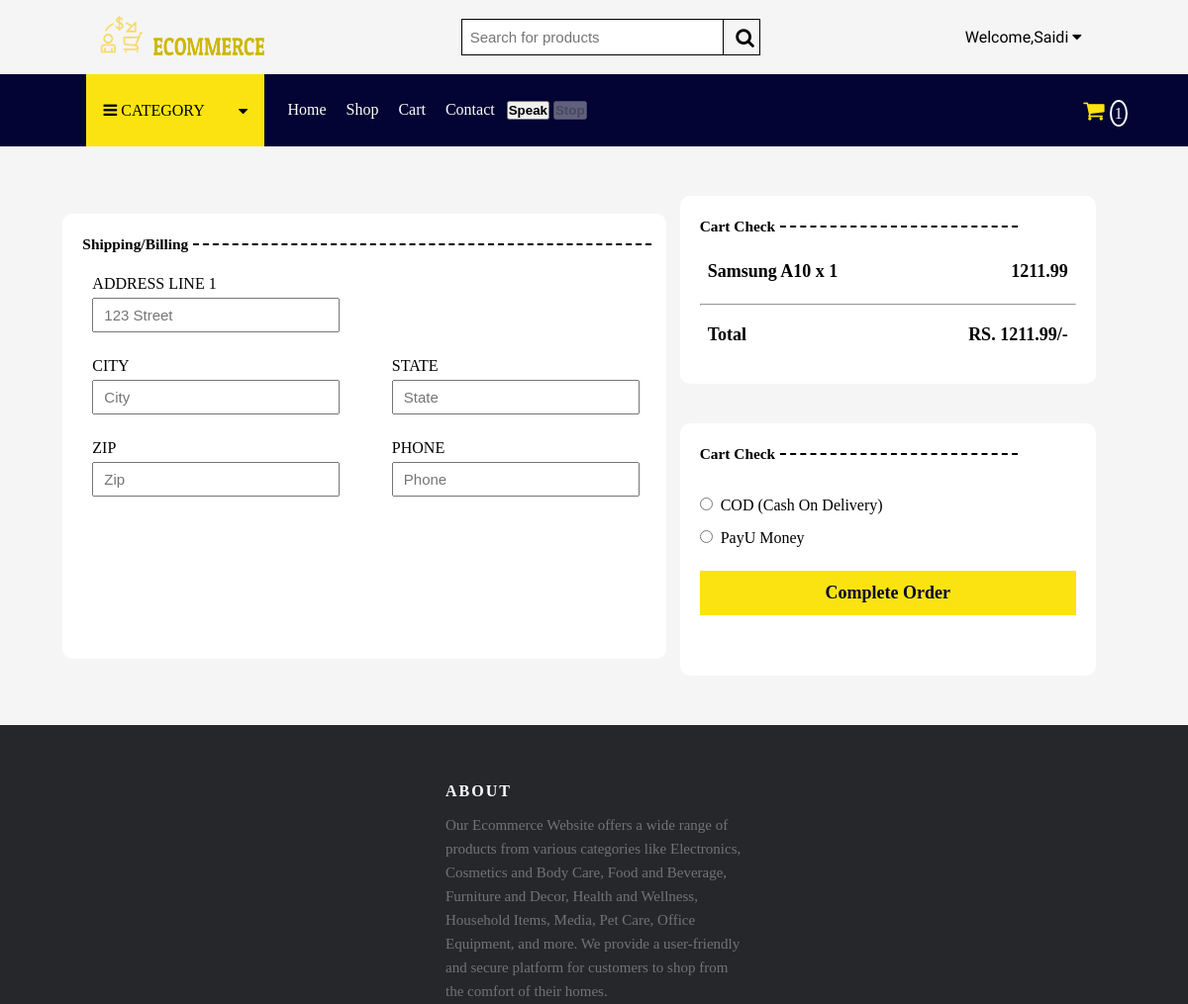
The page /checkout/ (signed in, upper part) on the database as committed earlier.
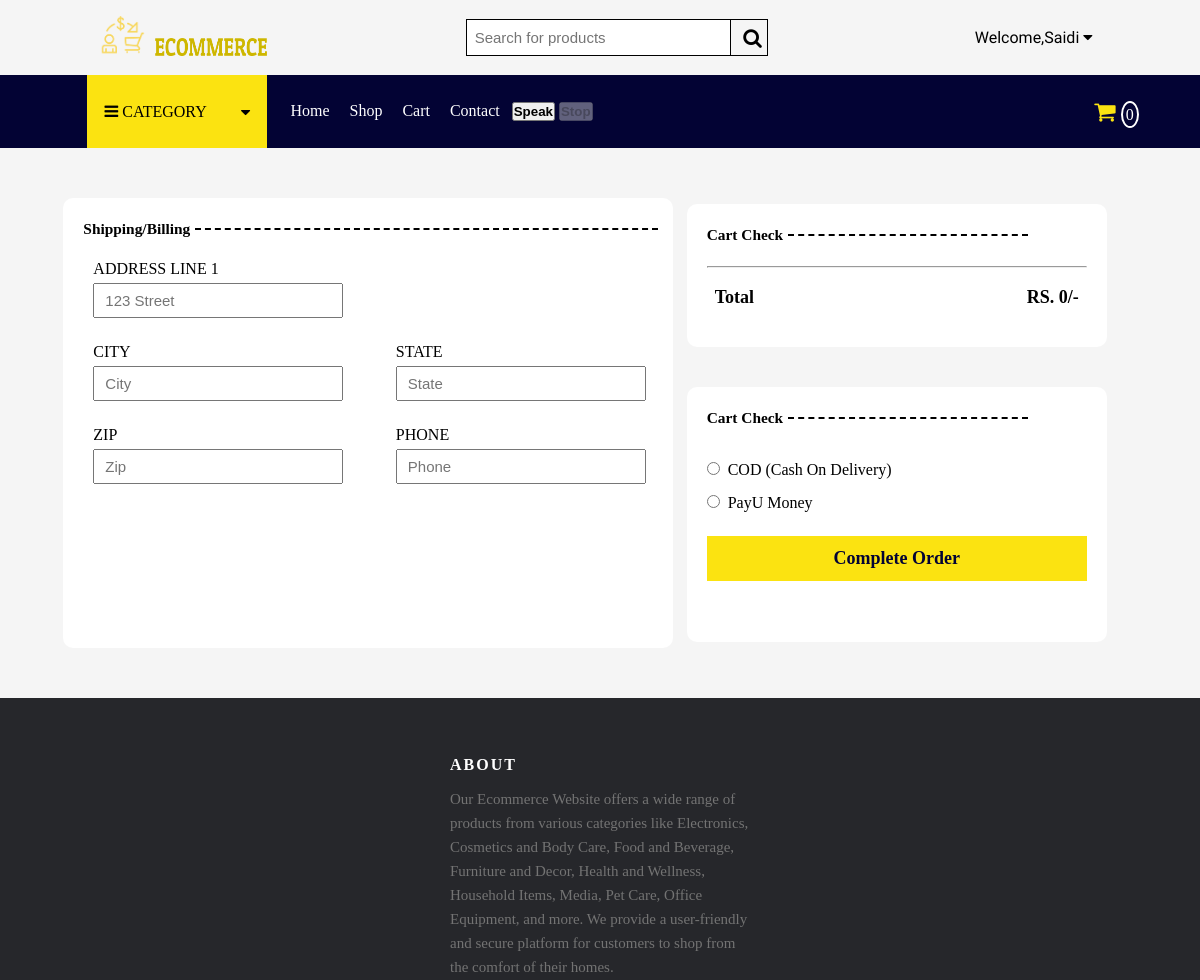
The same page on the database as committed later.
### store/models.py (models this page shows, shortened)
class CartItem(models.Model):
    cart = models.ForeignKey(Cart, on_delete=models.CASCADE)
    product = models.ForeignKey(Product, on_delete=models.CASCADE)
    quantity = models.IntegerField()

class Product(models.Model):
    name = models.CharField(max_length=255)
    description = models.TextField()
    price = models.DecimalField(max_digits=10, decimal_places=2)
    image = CloudinaryField("image")
    category = models.ForeignKey(Category, on_delete=models.CASCADE)
    stock_count = models.IntegerField()

### store/views.py (the view)
# urls.py: path('checkout/', views.checkout, name="Checkout"),
def checkout(request):
    intro_text = introText("Check Out Page")
    if request.user.is_authenticated:
        categories = Category.objects.all()
        context = {'fname': request.user.first_name, 'categories': categories}
        if request.user.street != None:
            context.update({
                'street': request.user.street,
                'city': request.user.city,
                'state': request.user.state,
                'zipcode': request.user.zipcode,
                'phone': request.user.phone_number
            })
        cart_items, cart_count = get_cart_items_and_count(request.user)
        context.update({
            'citems': cart_items,
            'count': cart_count,
            'cart_total': sum(item.product.price * item.quantity for item in cart_items),
            'intro_text': intro_text
        })
        return render(request, 'checkout.html', context)
    else:
        return error_403(request)

### store/speech_commander.py (called while the page is built)
def introText(page_name):
    prompt_for_gemini_api = f"Provide for me a short but brief welcome message for the {page_name} in my Ecommerce website"
    response = model.generate_content(prompt_for_gemini_api)
    value = response.text
    return value

### store/templatetags/math_filters.py (called while the page is built)
@register.filter
def multiply(value, arg):
    return value * arg

### store/views.py (called while the page is built)
def get_cart_items_and_count(user):
    cart = Cart.objects.filter(user=user).first()
    cart_items = []
    cart_count = 0
    if cart:
        cart_items = CartItem.objects.filter(cart=cart)
        cart_count = cart_items.aggregate(Sum('quantity'))[
            'quantity__sum'] or 0
    return cart_items, cart_count

### store/templates/checkout.html (shortened to what the changed rows need)
<!DOCTYPE html>
{% load static %}{% load math_filters %}{% csrf_token %}
<html lang="en">
<head>
  <link rel="stylesheet" href="{% static 'CSS/style.css' %}" />
  <link rel="stylesheet" href="{% static 'CSS/checkoutstyle.css' %}" />
  <link rel="stylesheet" href="https://use.fontawesome.com/releases/v5.5.0/css/all.css"
>
  <link rel="stylesheet" href="https://cdnjs.cloudflare.com/ajax/libs/font-awesome/4.7.0/css/font-awesome.min.css">
</head>
<body>
  <header>
    <nav class="outernav">
      <nav class="addtionalnav" id="addnav">
        <div class="optionlogo">
          <a href="/cart">
            <i class="fa fa-shopping-cart"></i>
            <span>{% if count %} {{count}} {% else %} 0 {% endif %}</span>
          </a>
        </div>
      </nav>
    </nav>
  </header>
  <main class="main">
    <div class="totalpayment" style="height: auto;">
      <div class="totalcheck" style="height: auto;">
        {% if citems %} {% for item in citems %}
        <div class="allprices">
          <span>{{item.product.name}} x {{item.quantity}}</span>
          <span class="subtotal">{{ item.product.price|multiply:item.quantity }}</span>
        </div>
        {%endfor%} {%endif%}
        <div class="total">
          <span>Total</span>
          <span class="maintotal">RS. {{cart_total}}/-</span>
        </div>
      </div>
    </div>
  </main>
</body>
</html>

Rows that differ between the two databases and show on the page:
removed CartItem: product.name "Samsung A10", quantity "1", product.price|multiply "1211.99"
Other text that changed with them:
{{ cart_total }}: "1211.99" → "0"
{{ count }}: "1" → (not shown)
text now shown: "0"
